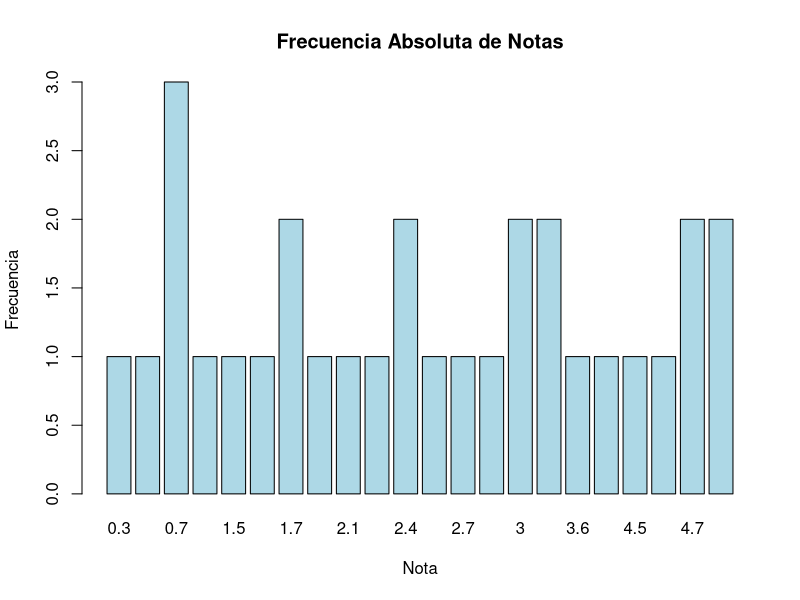

The R source for this figure:
# INTEGRANTE: Edwin Alexander Ospina Penna
# CORREO INSTITUCIONAL: eospinap@estudiante.ibero.edu.co
# IDBANNER: 100136699




# Establecer la semilla para la generación de números aleatorios
set.seed(123)

# Generar un vector de sexo con 30 muestras aleatorias de "Masculino" y "Femenino"
Sexo <- sample(c("Masculino", "Femenino"), 30, replace = TRUE)

# Generar un vector de edades con 30 muestras aleatorias entre 20 y 35 años
Edad <- sample(20:35, 30, replace = TRUE)

# Generar un vector de estaturas con 30 muestras aleatorias entre 1.50 y 1.90 metros, redondeado a 2 decimal
Estatura <- round(runif(30, min = 1.50, max = 1.90), 2)

# Generar un vector de notas con 30 muestras aleatorias entre 0 y 5, redondeado a 1 decimal.
Nota <- round(runif(30, min = 0, max = 5), 1)

# Generar un vector de ciudades con 30 muestras aleatorias de diferentes ciudades
Ciudad <- sample(c("Bogotá", "Medellín", "Cali", "Cartagena", "Barranquilla", "Ibague", "Pereira"), 30, replace = TRUE)

# Crear un data frame que combine todos los vectores generados
datos <- data.frame(Sexo, Edad, Estatura, Nota, Ciudad)

# Imprimir un mensaje y mostrar las primeras seis filas del data frame
print("Primeras filas de los datos:")
print(head(datos))

# Calcular la tabla de frecuencias absolutas para las notas
absolutas <- table(datos$Nota)

# Imprimir un mensaje y la tabla de frecuencias absolutas
print("Tabla de frecuencias absolutas para la calificación:")
print(absolutas)

# Calcular la tabla de frecuencias relativas a partir de las frecuencias absolutas
relativas <- prop.table(absolutas)

# Imprimir un mensaje y la tabla de frecuencias relativas
print("Tabla de frecuencias relativas para la calificación:")
print(relativas)

# Crear un gráfico de barras para mostrar las frecuencias absolutas de las notas
barplot(absolutas, main = "Frecuencia Absoluta de Notas", col = "lightblue", ylab = "Frecuencia", xlab = "Nota")



